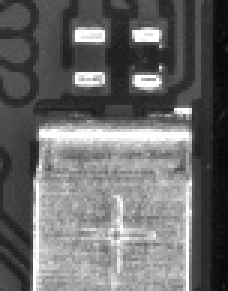
#> input picture 1/data/12_10_41.jpg, 76 x 97 px (shown 3 times larger)
$ python -i vision.py   (imports and definitions only)   (older library calls are emulated)
#> lines starting #> are read from the running program, lines starting #| are printed output that depends on the picture; after the words box and inside, x2 and y2 are one past the last pixel; in counts of white or black regions, pixels touching at a corner belong together
#> further down, picture is the input picture: shape (97, 76, 3); min 7, max 255, mean 106.7
import cv2
import numpy as np
import time
# [6 lines of commented-out code are left out]

CHECK_TEMPLATE = 0
CHECK_HSV_INRANGE = 1
CHECK_GRAYSCORE = 2
CHECK_AREA = 3


class rect():
    # [6 lines left out: function __init__, not called in this run]
    def to_rect(self):
        self.r = [self.x,self.y,self.w,self.h]
    pass
def getStrDateTime():
        return time.strftime("%d%m%y_%H%M%S")
# [20 lines left out: functions toCvRect, ptInRect, not called in this run]
def toRoi(img,roi):
    x,y,w,h = roi
    return img[y:y+h,x:x+w]

# [25 lines left out: functions bgr2gray, gray2bgr, matching, not called in this run]

"""
--oem
  0    Legacy engine only.
  1    Neural nets LSTM engine only.
  2    Legacy + LSTM engines.
  3    Default, based on what is available.

--psm
  0 = Orientation and script detection (OSD) only.
  1 = Automatic page segmentation with OSD.
  2 = Automatic page segmentation, but no OSD, or OCR
  3 = Fully automatic page segmentation, but no OSD. (Default)
  4 = Assume a single column of text of variable sizes.
  5 = Assume a single uniform block of vertically aligned text.
  6 = Assume a single uniform block of text.
  7 = Treat the image as a single text line.
  8 = Treat the image as a single word.
  9 = Treat the image as a single word in a circle.
  10 = Treat the image as a single character.

"""
# [61 lines left out: functions inrange, get_text, get_deskew, rotated, get_matrixCode, ptInRect and 1 more, not called in this run]
def keyX(a):
    x,y,w,h = a
    return x
def keyY(a):
    x,y,w,h = a
    return y
def keyArea(a):
    x,y,w,h = a
    return w*h
# [30 lines left out: functions str2ListInt, sub, add, str2int, not called in this run]
def get_mean(img):
    m,std = cv2.meanStdDev(img)
    return m
def binary(img,k=50,mode=cv2.THRESH_BINARY,useBlur=False,useOtsu=False,useMean=False,s=2):
#> called with k = 50, mode = 0, useBlur = False, useOtsu = False, useMean = False, s = 2
    if len(img.shape) == 3:
        gray = cv2.cvtColor(img,cv2.COLOR_BGR2GRAY)
    else:
        gray = img.copy()
    if useBlur:
        blur = cv2.GaussianBlur(img,(3,3),0)
    else:
        blur = img.copy()
    if useMean:
        k = int(s*get_mean(blur)[0][0])
    if useOtsu:
        ret,res = cv2.threshold(blur,k,255,mode|cv2.THRESH_OTSU)
    else:
        ret,res = cv2.threshold(blur,k,255,mode)
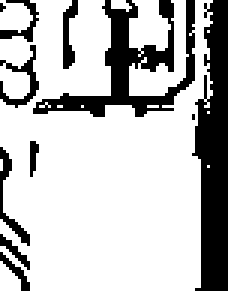
#> res: shape (97, 76, 3) (shown 3 times larger); 74.7% white; 11 black regions (2 under 20 px), largest, box (x1, y1, x2, y2) and area: (64, 0, 76, 97) 825, (11, 0, 65, 39) 657, (0, 15, 13, 36) 83
#> ret = 50
    return res
# [23 lines left out: functions removeBlobs, dilate, not called in this run]

>>> import cv2
>>> picture = cv2.imread('data/12_10_41.jpg')
>>> result = binary(picture)

$ run again, on 1/data/14_44_50.jpg
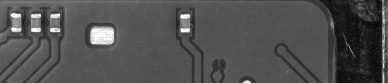
#> input picture 1/data/14_44_50.jpg, 388 x 83 px
#> picture is the input picture: shape (83, 388, 3); min 9, max 255, mean 80.3
#> in binary, `ret,res = cv2.threshold(blur,k,255,mode)`:
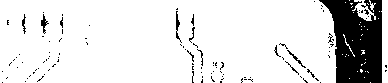
#> res: shape (83, 388, 3); 86.5% white; 104 black regions (91 under 20 px), largest, box (x1, y1, x2, y2) and area: (319, 0, 382, 83) 3661, (176, 11, 182, 43) 68, (41, 14, 49, 34) 61
#> ret = 50

$ run again, on 1/data/15_52_14.jpg
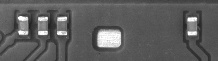
#> input picture 1/data/15_52_14.jpg, 218 x 61 px
#> picture is the input picture: shape (61, 218, 3); min 27, max 255, mean 94.1
#> in binary, `ret,res = cv2.threshold(blur,k,255,mode)`:
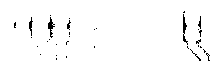
#> res: shape (61, 218, 3); 97.7% white; black in thin lines or dots, all inside (x1, y1, x2, y2) = (14, 11, 210, 61)
#> ret = 50

$ run again, on 1/data/16_01_38.jpg
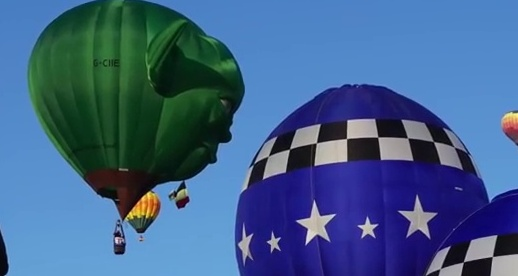
#> input picture 1/data/16_01_38.jpg, 518 x 276 px
#> picture is the input picture: shape (276, 518, 3); mean B, G, R 137.9, 96.7, 63.8
#> in binary, `gray = cv2.cvtColor(img,cv2.COLOR_BGR2GRAY)`:
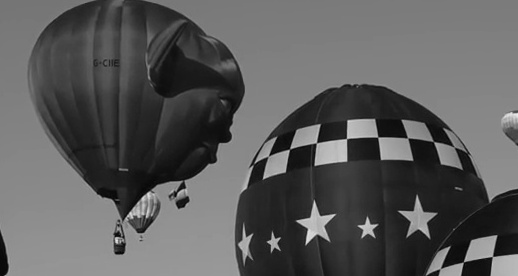
#> gray: shape (276, 518); min 1, max 235, mean 91.6
#> in binary, `ret,res = cv2.threshold(blur,k,255,mode)`:
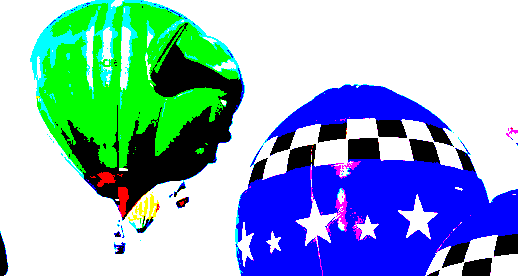
#> res: shape (276, 518, 3); mean B, G, R 197.6, 175.6, 141.6
#> ret = 50
